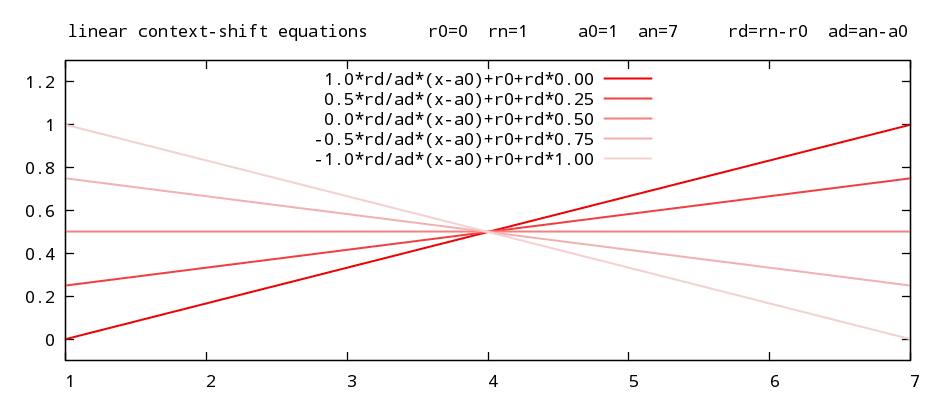

Reproduce this figure in gnuplot.
set terminal pngcairo enhanced size 940,400 font 'Noto Mono,13' rounded
set output 'linear-context.png'
set border linewidth 1.3

r0=0.0
rn=1.0
a0=1.0
an=7.0

rd=rn-r0
ad=an-a0

print sprintf("r0=%.2f rn=%.2f rd=%.2f",r0,rn,rd)
print sprintf("a0=%.2f an=%.2f ad=%.2f",a0,an,ad)

set xrange [a0:an]
set yrange [-0.1:1.3]
set key center top
set title "linear context-shift equations      r0=0  rn=1     a0=1  an=7     rd=rn-r0  ad=an-a0"

plot \
 1.0*rd/ad*(x-a0)+r0+rd*0.00 lw 2 lc rgb '#F00000',\
 0.5*rd/ad*(x-a0)+r0+rd*0.25 lw 2 lc rgb '#F04040',\
 0.0*rd/ad*(x-a0)+r0+rd*0.50 lw 2 lc rgb '#F08080',\
-0.5*rd/ad*(x-a0)+r0+rd*0.75 lw 2 lc rgb '#F0B0B0',\
-1.0*rd/ad*(x-a0)+r0+rd*1.00 lw 2 lc rgb '#F0D0D0'

